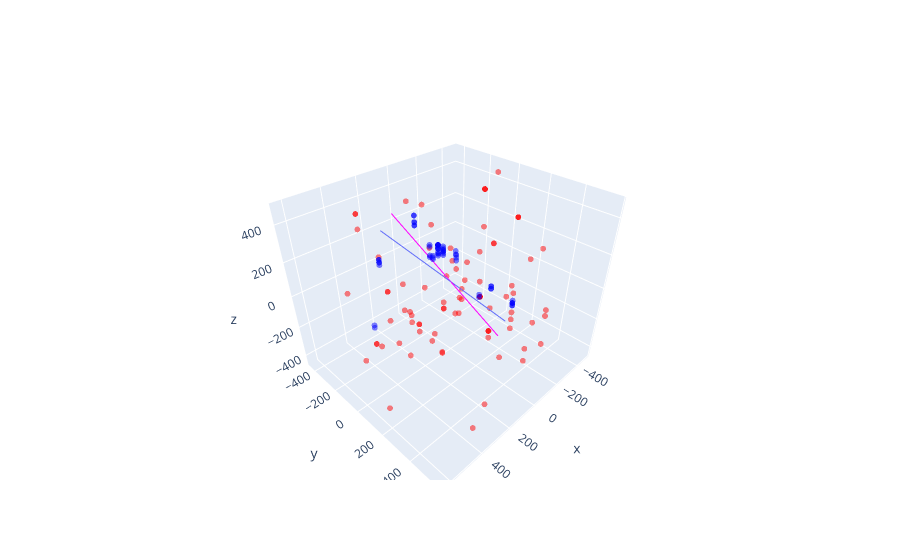

This figure's notebook cell:
### Markdown cell above
## Ajuste de curva con PCA, **modelo sencillo**

### Code cell
pca = PCA(n_components=1).fit(tmp_pulses.select(["x_mean", "y_mean", "z_mean", "charge"]).to_pandas())
vector_pca = pca.components_[0]
x_pca  = base_v*vector_pca[0]
y_pca  = base_v*vector_pca[1]
z_pca  = base_v*vector_pca[2]
vector_fit_df = pl.DataFrame({'x': x_pca, 'y': y_pca, 'z': z_pca})

fig_auxiliary = px.scatter_3d(tmp_pulses.filter(pl.col("auxiliary")==True).to_pandas(),
                              x='x_mean', y='y_mean', z='z_mean', opacity=0.5, color_discrete_sequence=['red'])
fig_non_auxiliary = px.scatter_3d(tmp_pulses.filter(pl.col("auxiliary")==False).to_pandas(),
                               x='x_mean', y='y_mean', z='z_mean', opacity=0.5, color_discrete_sequence=['blue'])
fig_line = px.line_3d(vector_tgt_df.to_pandas(), x="x", y="y", z="z")
fig_fit_ln = px.line_3d(vector_fit_df.to_pandas(),x="x", y="y", z="z", color_discrete_sequence=['magenta'] )

fig_auxiliary.update_traces(marker_size=2)
fig_non_auxiliary.update_traces(marker_size=2)

fig = go.Figure(data = fig_auxiliary.data + fig_non_auxiliary.data + fig_line.data + fig_fit_ln.data)
fig.show()

### Figure 1 — Plotly figure (JSON) as saved in the notebook; plotly's stock layout.template omitted (floating-point values rounded to 4 significant figures)
{"data": [{"hovertemplate": "x_mean=%{x}<br>y_mean=%{y}<br>z_mean=%{z}<extra></extra>", "legendgroup": "", "marker": {"color": "red", "opacity": 0.5, "size": 2, "symbol": "circle"}, "mode": "markers", "name": "", "scene": "scene", "showlegend": false, "type": "scatter3d", "x": [38.26, -478.7, -478.7, -276.5, 624.3, 285.7, -231.6, 4.669, -231.6, 330.1, -63.57, 285.7, 105.1, 172.9, 154.9, 70.05, -276.5, 38.26, 272.5, 120.3, -478.7, 408.9, -478.7, 162.3, 83.48, 206.9, 206.9, 127.3, 127.3, -84.86, 258.4, -365.5, 83.48, 386.4, 36.97, -53.12, -231.6, 172.9, -399.8, 330.1, 374.8, -242.7, -276.5, 351.3, 4.669, 553.2, 180.0, -163.4, 49.65, 14.98, 172.9, -276.5, -53.12, -29.86, -444.5, -108.3, 206.9, 491.7, 154.9, 89.54, -97.51, -53.12, -231.6, -310.5, -231.6, -310.5, -389.1, -73.83, -97.51, -310.5, 285.7, -276.5, 149.0, -310.5, 38.26, -197.7, -365.5, 59.81, 340.8, -276.5, -399.8, -265.7, -276.5, 79.19, -18.76], "y": [-16.08, 47.82, 47.82, -30.01, 234.3, -379.0, 86.59, -204.1, 86.59, -262.3, 223.4, -379.0, -42.1, -67.83, 90.51, 572.9, -30.01, -16.08, 495.8, -3.184, 47.82, -359.4, 47.82, -398.6, -301.4, -281.8, -281.8, -184.8, -184.8, -438.0, -146.4, -263.9, -301.4, 527.1, 70.14, 553.6, 86.59, -67.83, -49.71, -262.3, -145.7, -244.0, -30.01, 399.1, -204.1, 321.3, 266.4, -341.1, -87.21, 125.9, -67.83, -30.01, 553.6, 9.086, -166.7, 106.8, -281.8, -131.0, 90.51, 98.91, 437.7, 553.6, 86.59, 184.0, 86.59, 184.0, 281.2, -107.6, 437.7, 184.0, -379.0, -30.01, 476.2, 184.0, -16.08, -127.1, -263.9, 242.6, 68.62, -30.01, -49.71, 300.9, -30.01, -9.514, 340.3], "z": [-165.5, 223.3, 223.3, -255.9, -279.0, 358.2, -425.4, 373.9, -425.4, -393.7, -289.5, 273.1, -373.7, -228.3, -338.0, 463.5, -255.9, -165.5, -327.0, -288.1, -236.3, -52.22, 223.3, 49.05, -122.1, -307.2, -103.0, -257.1, -308.1, 288.7, -361.2, -443.6, -309.3, -369.4, -152.1, 85.91, -425.4, -279.4, 476.6, -393.7, -308.6, 3.466, -255.9, 284.6, -136.7, 56.62, 223.3, -2.054, 320.0, 182.4, -228.3, 425.0, 51.87, 70.11, 99.05, 0.1561, -103.0, -324.4, -345.1, 210.5, -339.0, -118.3, 172.1, -138.8, -253.4, -326.0, -339.6, -49.46, -253.9, -274.9, 358.2, 425.0, 225.0, -394.1, -123.4, -390.1, -358.5, 308.0, 24.77, -255.9, 51.06, 153.7, 425.0, 249.3, -326.2]}, {"hovertemplate": "x_mean=%{x}<br>y_mean=%{y}<br>z_mean=%{z}<extra></extra>", "legendgroup": "", "marker": {"color": "blue", "opacity": 0.5, "size": 2, "symbol": "circle"}, "mode": "markers", "name": "", "scene": "scene", "showlegend": false, "type": "scatter3d", "x": [162.3, 162.3, 162.3, 162.3, 162.3, 330.1, 330.1, 172.9, 172.9, 172.9, 172.9, 172.9, 79.19, 79.19, 79.19, 79.19, 105.1, 172.9, 79.19, 79.19, 79.19, 79.19, 79.19, 79.19, 38.26, 120.3, 105.1, 38.26, 38.26, 38.26, 79.19, 38.26, 38.26, 120.3, 105.1, 120.3, 105.1, 38.26, 36.97, 38.26, -29.86, 79.19, -29.86, -29.86, 36.97, -108.3, -310.5, -310.5, -231.6, -310.5, -231.6, -310.5, -108.3, -231.6, -231.6, -310.5, -310.5], "y": [-398.6, -398.6, -398.6, -398.6, -398.6, -262.3, -262.3, -67.83, -67.83, -67.83, -67.83, -67.83, -9.514, -9.514, -9.514, -9.514, -42.1, -67.83, -9.514, -9.514, -9.514, -9.514, -9.514, -9.514, -16.08, -3.184, -42.1, -16.08, -16.08, -16.08, -9.514, -16.08, -16.08, -3.184, -42.1, -3.184, -42.1, -16.08, 70.14, -16.08, 9.086, -9.514, 9.086, 9.086, 70.14, 106.8, 184.0, 184.0, 86.59, 184.0, 86.59, 184.0, 106.8, 86.59, 86.59, 184.0, 184.0], "z": [32.03, 15.01, 15.01, -2.014, 32.03, -257.5, -274.6, 367.4, 367.4, 384.5, 418.5, 384.5, 249.3, 249.3, 249.3, 239.3, 247.0, 418.5, 229.3, 229.3, 229.3, 249.3, 209.2, 199.2, 212.0, 198.5, 237.0, 191.9, 191.9, 171.9, 199.2, 181.9, 222.0, 188.5, 187.0, 208.5, 176.9, 202.0, 231.4, 202.0, 138.2, 189.2, 155.2, 121.2, 211.4, -102.0, -206.9, -189.8, -100.2, -223.9, -117.2, -223.9, -84.94, -117.2, -100.2, -206.9, -206.9]}, {"hovertemplate": "x=%{x}<br>y=%{y}<br>z=%{z}<extra></extra>", "legendgroup": "", "line": {"color": "#636efa", "dash": "solid"}, "marker": {"symbol": "circle"}, "mode": "lines", "name": "", "scene": "scene", "showlegend": false, "type": "scatter3d", "x": [-311.7, 311.7], "y": [145.7, -145.7], "z": [-362.7, 362.7]}, {"hovertemplate": "x=%{x}<br>y=%{y}<br>z=%{z}<extra></extra>", "legendgroup": "", "line": {"color": "magenta", "dash": "solid"}, "marker": {"symbol": "circle"}, "mode": "lines", "name": "", "scene": "scene", "showlegend": false, "type": "scatter3d", "x": [-227.3, 227.3], "y": [164.4, -164.4], "z": [-413.9, 413.9]}], "layout": {"autosize": true, "scene": {"aspectmode": "auto", "aspectratio": {"x": 1.094, "y": 1.002, "z": 0.9123}}}}
